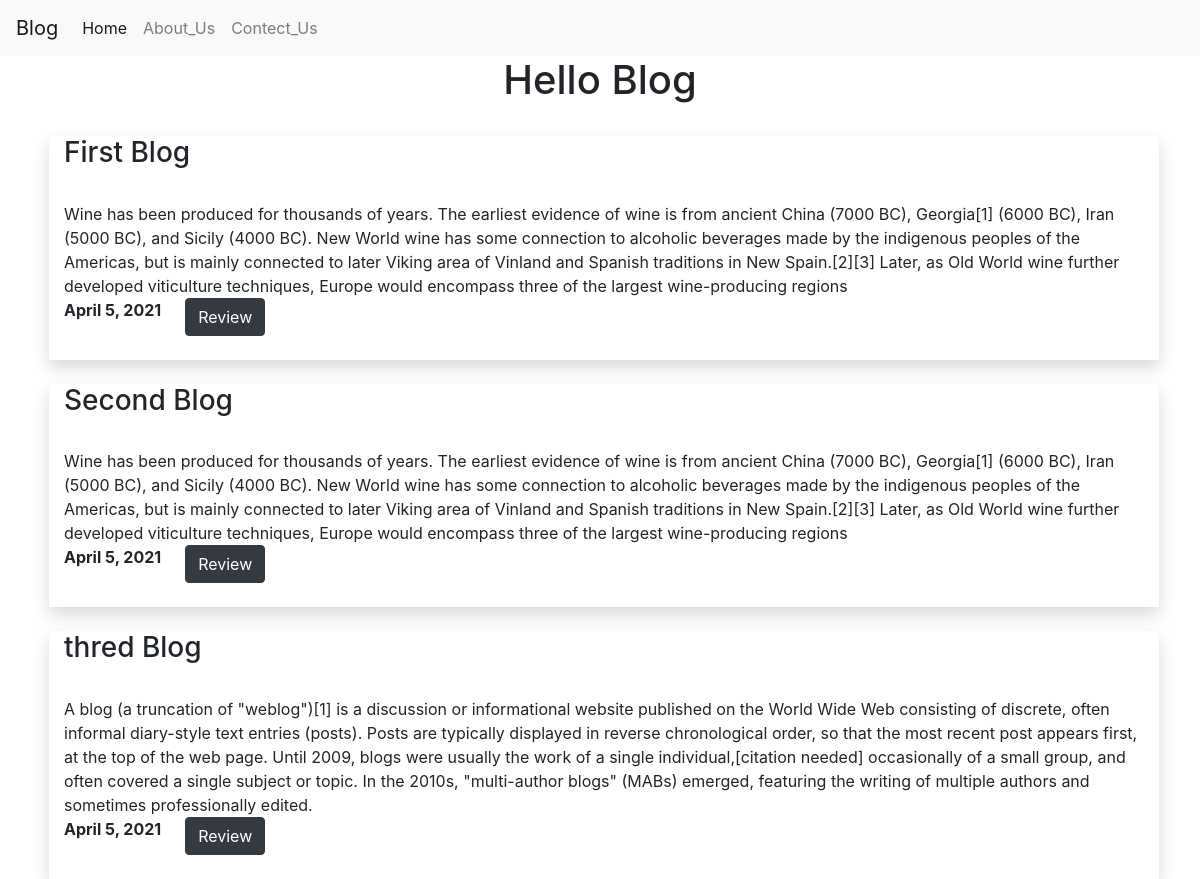
The page / on the database its author committed.
### review/models.py (models this page shows, shortened)
class Blog_out(models.Model):
    blog_id= models.AutoField
    Blog_name=models.CharField(max_length=200,default='')
    desc=models.CharField(max_length=700,default='')
    post_date=models.DateField()

### review/views.py (the view)
# urls.py: path("",views.index,name="Index"),
def index(request):
    page_blog= Blog_out.objects.all()
    n = len(page_blog)
    params = {'range': range(n), 't_blog': page_blog}
    return render(request, 'review/index.html', params)

### review/templates/review/index.html (shortened to what this page needs)
{% extends 'review/base.html' %}
{%block body%}
<h1 class="text-center">Hello Blog</h1>
<div class="container center">
{% for i in t_blog %}<br>
    <div class="container row  shadow mx-1">
        <h3>{{i.Blog_name}}</h3><br>
        {{i.desc}}<br>
        <strong>{{i.post_date}}</strong><br><br>
        <a href="/review/review/{{i.id}}/" type="button" class="btn btn-dark mx-4 mb-4">Review</a>
    </div>
{%endfor%}
</div>
{%endblock%}

### rows shown on the page
Blog_out: Blog_name "First Blog", desc "Wine has been produced for thousands of years. The earliest evidence of wine is from ancient China (7000 BC), Georgia[1] (6000 BC), Iran (5000 BC), and Sicily (4000 BC). New World wine has some connection to alcoholic beverages made by the indigenous peoples of the Americas, but is mainly connected to later Viking area of Vinland and Spanish traditions in New Spain.[2][3] Later, as Old World wine further developed viticulture techniques, Europe would encompass three of the largest wine-producing regions", post_date "April 5, 2021"
Blog_out: Blog_name "Second Blog", desc "Wine has been produced for thousands of years. The earliest evidence of wine is from ancient China (7000 BC), Georgia[1] (6000 BC), Iran (5000 BC), and Sicily (4000 BC). New World wine has some connection to alcoholic beverages made by the indigenous peoples of the Americas, but is mainly connected to later Viking area of Vinland and Spanish traditions in New Spain.[2][3] Later, as Old World wine further developed viticulture techniques, Europe would encompass three of the largest wine-producing regions", post_date "April 5, 2021"
Blog_out: Blog_name "thred Blog", desc "A blog (a truncation of \"weblog\")[1] is a discussion or informational website published on the World Wide Web consisting of discrete, often informal diary-style text entries (posts). Posts are typically displayed in reverse chronological order, so that the most recent post appears first, at the top of the web page. Until 2009, blogs were usually the work of a single individual,[citation needed] occasionally of a small group, and often covered a single subject or topic. In the 2010s, \"multi-author blogs\" (MABs) emerged, featuring the writing of multiple authors and sometimes professionally edited.", post_date "April 5, 2021"
